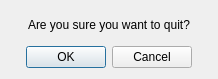
<?xml version="1.0" encoding="UTF-8"?>
<ui version="4.0">
 <class>quitDialog</class>
 <widget class="QDialog" name="quitDialog">
  <property name="geometry">
   <rect>
    <x>0</x>
    <y>0</y>
    <width>218</width>
    <height>79</height>
   </rect>
  </property>
  <property name="sizePolicy">
   <sizepolicy hsizetype="Fixed" vsizetype="Fixed">
    <horstretch>0</horstretch>
    <verstretch>0</verstretch>
   </sizepolicy>
  </property>
  <property name="windowTitle">
   <string>Dialog</string>
  </property>
  <property name="modal">
   <bool>true</bool>
  </property>
  <layout class="QVBoxLayout" name="verticalLayout">
   <item alignment="Qt::AlignHCenter|Qt::AlignVCenter">
    <widget class="QLabel" name="label">
     <property name="text">
      <string>Are you sure you want to quit?</string>
     </property>
    </widget>
   </item>
   <item>
    <widget class="QDialogButtonBox" name="buttonBox">
     <property name="layoutDirection">
      <enum>Qt::LeftToRight</enum>
     </property>
     <property name="standardButtons">
      <set>QDialogButtonBox::Cancel|QDialogButtonBox::Ok</set>
     </property>
     <property name="centerButtons">
      <bool>true</bool>
     </property>
    </widget>
   </item>
  </layout>
 </widget>
 <resources/>
 <connections/>
</ui>
